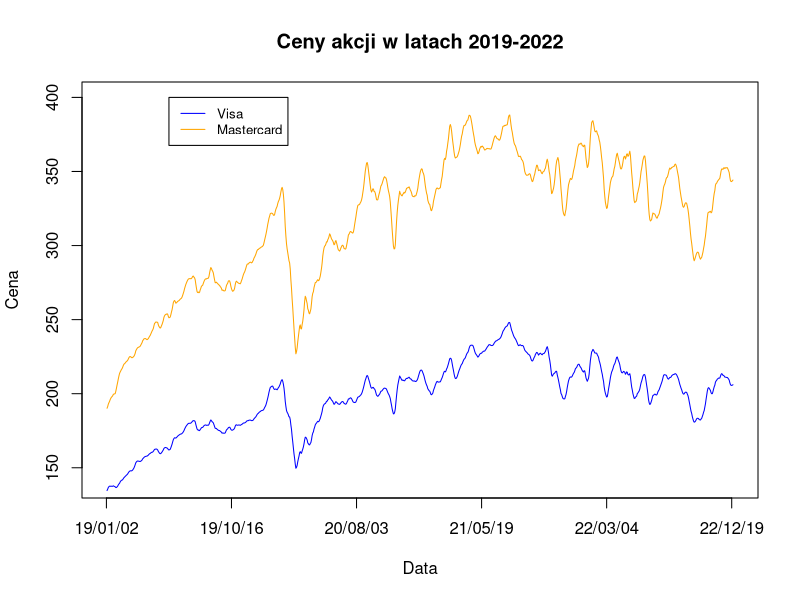
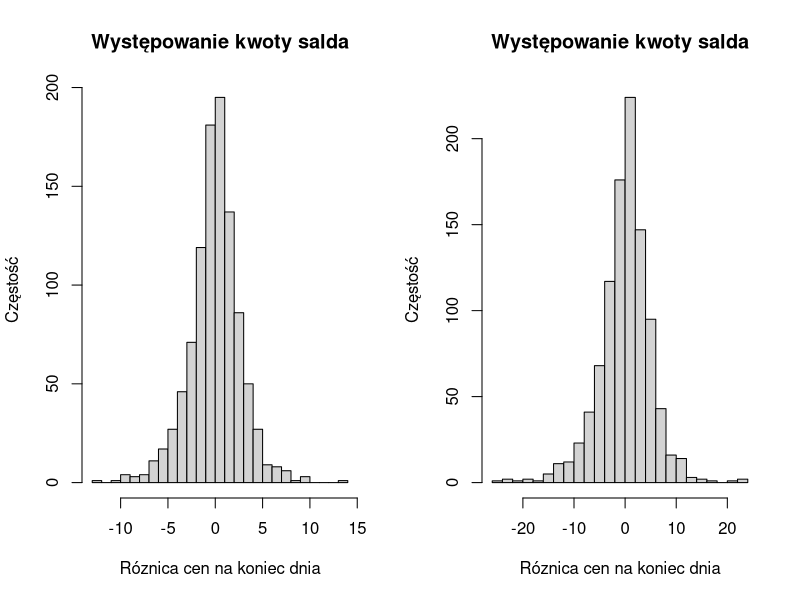

The R script that drew these images, in order:
# setwd("/home/lewiis/kody komputerowe/projekt")

visa <- read.csv("VISA.csv", header = TRUE, dec = ".")
mastercard <- read.csv("MASTERCARD.csv", header = TRUE, dec = ".")

# funkcja do obliczenia średniej kroczącej
rolling_average <- function(x, n = 7){
    srednia_kroczaca <- filter(x, rep(1 / n, n))
    srednia_kroczaca <- srednia_kroczaca[-(1:3)]
    srednia_kroczaca <- srednia_kroczaca[- ((length(srednia_kroczaca)-2): length(srednia_kroczaca))]
    return(srednia_kroczaca)
    }



visa$cena_srednia <- (visa$High + visa$Low) / 2
mastercard$cena_srednia <- (mastercard$High + mastercard$Low) / 2
# do średniej kroczącej ceny otwarcia
srednia_kroczaca_visa <- rolling_average(visa$cena_srednia)
srednia_kroczaca_mastercard <- rolling_average(mastercard$cena_srednia)

# wykres cen średniej kroczącej obu spółek
pdf(file = "wykres.pdf")
plot(srednia_kroczaca_visa, type = "l", col = "blue", xlab = "Data", ylab = "Cena", ylim = c(140, 400), lty = 1, xaxt = "n", ,main='Ceny akcji w latach 2019-2022')
lines(srednia_kroczaca_mastercard, type = "l", col = "orange", lty = 1)
axis(1,
    at = c(0, 200, 400, 600, 800, 1000),
    labels = c(
        gsub("-", "/", substr(visa$Date[1], 3, 10)), gsub("-", "/", substr(visa$Date[200], 3, 10)), gsub("-", "/", substr(visa$Date[400], 3, 10)),
        gsub("-", "/", substr(visa$Date[600], 3, 10)), gsub("-", "/", substr(visa$Date[800], 3, 10)), gsub("-", "/", substr(visa$Date[1000], 3, 10))
    ), las = 0
)

legend(100, 400,
    legend = c("Visa", "Mastercard"),
    col = c("blue", "orange"), lty = 1, cex = 0.8
)
dev.off()

cor(srednia_kroczaca_visa, srednia_kroczaca_mastercard)
cor(visa$cena_srednia, mastercard$cena_srednia)
# wachania ceny w ciągu dnia
visa$Rozstep <- visa$Close - visa$Open
mastercard$Rozstep <- mastercard$Close - mastercard$Open
max(visa$Rozstep)
max(mastercard$Rozstep)
min(visa$Rozstep)
min(mastercard$Rozstep)

mean(visa$Rozstep)
sd(visa$Rozstep)

mean(mastercard$Rozstep)
sd(mastercard$Rozstep)

cor(visa$Rozstep, visa$Volume)
cor(mastercard$Rozstep,mastercard$Volume)

cor(visa$Volume, mastercard$Volume)

sum(visa$Volume)
sum(mastercard$Volume)

pdf(file = "histogram.pdf")
par(mfrow = c(1, 2))
hist(visa$Rozstep, breaks = 20, main='Występowanie kwoty salda', xlab='Róznica cen na koniec dnia', ylab='Częstość')
hist(mastercard$Rozstep, breaks = 20, main='Występowanie kwoty salda', xlab='Róznica cen na koniec dnia', ylab='Częstość')
dev.off()
# ?boxplot

# par(mfrow = c(1, 2))
# boxplot(visa$Rozstep)
# boxplot(mastercard$Rozstep)

# względny przyrost ceny na dzień 31 grudnia 2022 po zainwestowaniu dolarów 2 stycznia 2019
(zysk_visa <- (tail(visa$cena_srednia, 1) - visa$cena_srednia[1]) / visa$cena_srednia[1])
(zysk_mastercard <- (tail(mastercard$cena_srednia, 1) - mastercard$cena_srednia[1]) / mastercard$cena_srednia[1])


stopa_zwrotu_zakup_akcji_co_x_dni <- function(dataframe_name, days) {
    cena_srednia <- (dataframe_name$High + dataframe_name$Low) / 2

    dzien_zakupu <- rep_len(c(1, rep(0, (days-1))), length.out = nrow(dataframe_name)) # make column that storage day of purchase

    liczba_akcji <- 100 / cena_srednia * dzien_zakupu

    skumulowana_liczba_akcji <- cumsum(liczba_akcji)

    wartosc_portfela <- skumulowana_liczba_akcji * cena_srednia

    zainwestowane_srodki <- cumsum(dzien_zakupu * 100)

    n <- nrow(dataframe_name)

    stopa_zwrotu <- (wartosc_portfela[n] - zainwestowane_srodki[n]) / zainwestowane_srodki[n]
    stopa_zwrotu
}

stopa_zwrotu_zakup_akcji_co_x_dni(visa,30)
stopa_zwrotu_zakup_akcji_co_x_dni(mastercard,30)

# agregacja 
visa$year <- format(as.Date(visa$Date, format="%Y-%m-%d"),"%Y")
mastercard$year <- format(as.Date(visa$Date, format="%Y-%m-%d"),"%Y")
visa$year
?aggregate
aggregate(visa$Volume, by=list(visa$year), FUN=sum)
aggregate(mastercard$Volume, by=list(visa$year), FUN=sum)
